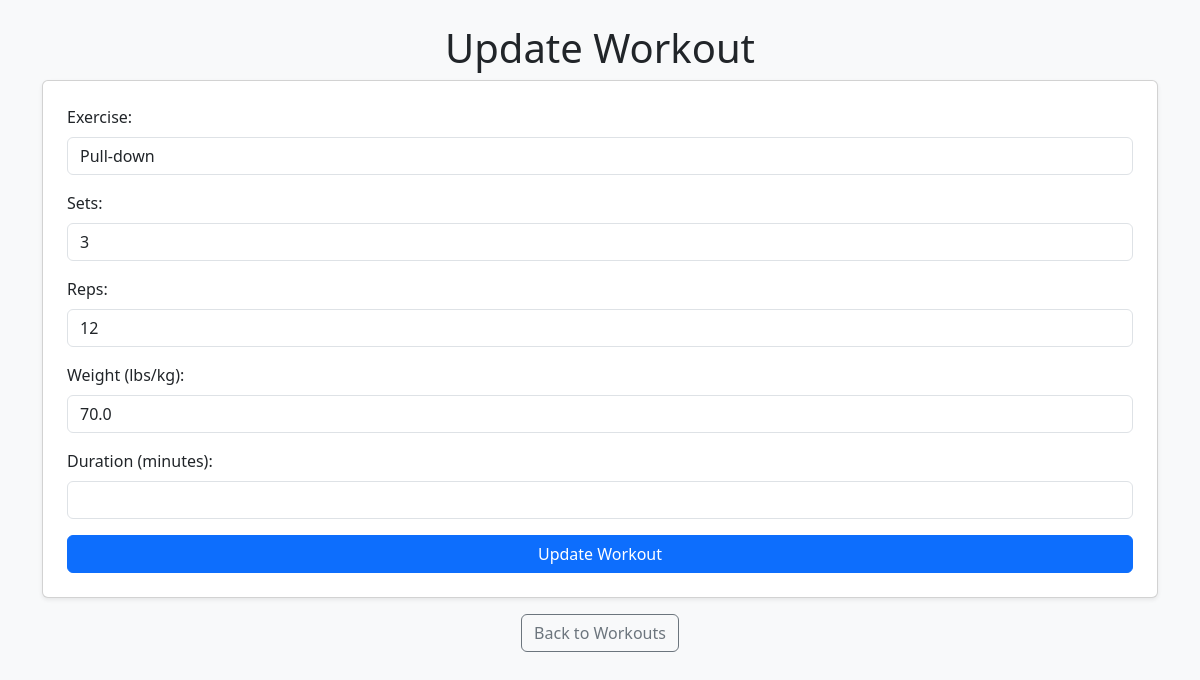
Screenshot of /update/84/2025-02-01 with the database file from the repository.
### tables this page shows
CREATE TABLE Workouts (
    id INTEGER PRIMARY KEY AUTOINCREMENT,
    date TEXT NOT NULL,
    exercise TEXT NOT NULL,
    sets INTEGER,
    reps INTEGER,
    weight REAL,
    duration REAL
);

### app.py (the view, shortened to what this page needs)
@app.route("/update/<int:id>/<date>", methods=["GET", "POST"])
def update_workout(id, date):
    conn = get_db_connection()
    workout = conn.execute("SELECT * FROM Workouts WHERE id = ?", (id,)).fetchone()
    conn.close()
    return render_template("update.html", workout=workout, date=date)

### app.py (called while the page is built)
def get_db_connection():
    conn = sqlite3.connect(DATABASE)
    conn.row_factory = sqlite3.Row
    return conn

### templates/update.html (shortened to what this page needs)
<!DOCTYPE html>
<html lang="en">
<head>
    <link href="https://cdn.jsdelivr.net/npm/bootstrap@5.3.0/dist/css/bootstrap.min.css" rel="stylesheet">
</head>
<body class="bg-light">
    <div class="container mt-4">
        <h1 class="text-center">Update Workout</h1>
        <div class="card shadow-sm p-4">
            <form method="post">
                <div class="mb-3">
                    <label for="exercise" class="form-label">Exercise:</label>
                    <input type="text" class="form-control" id="exercise" name="exercise" value="{{ workout['exercise'] }}" required>
                </div>
                <div class="mb-3">
                    <label for="sets" class="form-label">Sets:</label>
                    <input type="number" class="form-control" id="sets" name="sets" value="{{ workout['sets'] }}">
                </div>
                <div class="mb-3">
                    <label for="reps" class="form-label">Reps:</label>
                    <input type="number" class="form-control" id="reps" name="reps" value="{{ workout['reps'] }}">
                </div>
                <div class="mb-3">
                    <label for="weight" class="form-label">Weight (lbs/kg):</label>
                    <input type="number" step="0.1" class="form-control" id="weight" name="weight" value="{{ workout['weight'] }}">
                </div>
                <div class="mb-3">
                    <label for="duration" class="form-label">Duration (minutes):</label>
                    <input type="number" step="0.1" class="form-control" id="duration" name="duration" value="{{ workout['duration'] }}">
                </div>
                <div class="d-grid">
                    <button type="submit" class="btn btn-primary">Update Workout</button>
                </div>
            </form>
        </div>
        <div class="text-center mt-3">
            <a href="/day/{{ date }}" class="btn btn-outline-secondary">Back to Workouts</a>
        </div>
    </div>
</body>
</html>

### rows the page displays
Workouts: exercise "Pull-down", sets "3", reps "12", weight "70.0"
